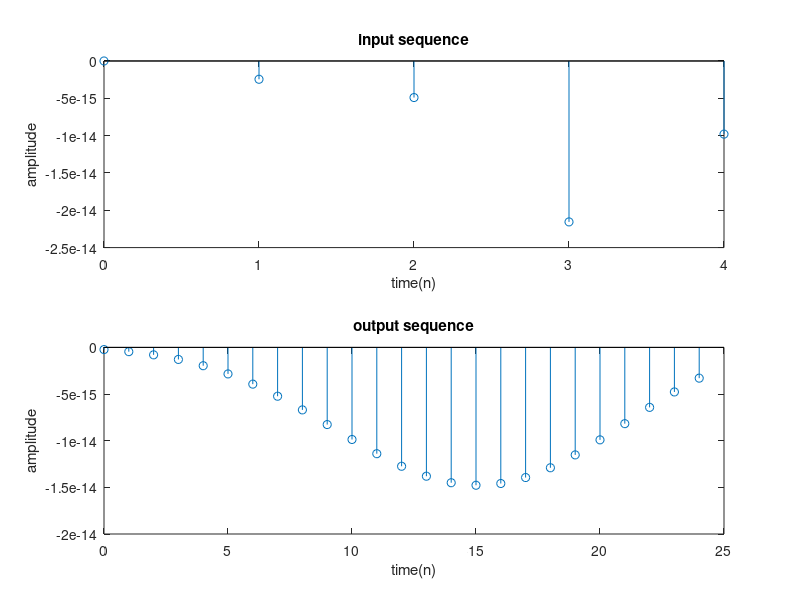

This figure's MATLAB source:
clc; clear all; close all;
L=input('enter the upsampling factor');
N=input('enter the length of the input signal');
f1=input('enter the frequency of first sinusoidal');
f2=input('enter the frequency of second sinusoidal');

n=0:N-1;
x=sin(2*pi*f1*n)+sin(2*pi*f2*n);
y=interp(x,L);

subplot(2,1,1); stem(n,x);
title('input sequence'); xlabel('time(n)'); ylabel('amplitude');

m=0:N*L-1;
subplot(2,1,2); stem(m,y);
title('output sequence'); xlabel('time(n)'); ylabel('amplitude');
